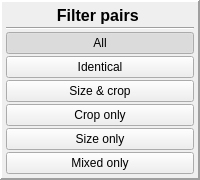
        <widget class="QFrame" name="frame_2">
         <property name="sizePolicy">
          <sizepolicy hsizetype="Fixed" vsizetype="Preferred">
           <horstretch>0</horstretch>
           <verstretch>0</verstretch>
          </sizepolicy>
         </property>
         <property name="frameShape">
          <enum>QFrame::Panel</enum>
         </property>
         <property name="frameShadow">
          <enum>QFrame::Raised</enum>
         </property>
         <property name="lineWidth">
          <number>2</number>
         </property>
         <layout class="QVBoxLayout" name="verticalLayout_5">
          <property name="spacing">
           <number>2</number>
          </property>
          <property name="leftMargin">
           <number>4</number>
          </property>
          <property name="topMargin">
           <number>4</number>
          </property>
          <property name="rightMargin">
           <number>4</number>
          </property>
          <property name="bottomMargin">
           <number>4</number>
          </property>
          <item>
           <widget class="QLabel" name="label">
            <property name="sizePolicy">
             <sizepolicy hsizetype="Preferred" vsizetype="Maximum">
              <horstretch>0</horstretch>
              <verstretch>0</verstretch>
             </sizepolicy>
            </property>
            <property name="font">
             <font>
              <pointsize>12</pointsize>
              <weight>75</weight>
              <bold>true</bold>
             </font>
            </property>
            <property name="text">
             <string>Filter pairs </string>
            </property>
            <property name="alignment">
             <set>Qt::AlignCenter</set>
            </property>
           </widget>
          </item>
          <item>
           <widget class="Line" name="line_5">
            <property name="sizePolicy">
             <sizepolicy hsizetype="Minimum" vsizetype="Expanding">
              <horstretch>0</horstretch>
              <verstretch>0</verstretch>
             </sizepolicy>
            </property>
            <property name="orientation">
             <enum>Qt::Horizontal</enum>
            </property>
           </widget>
          </item>
          <item>
           <widget class="QPushButton" name="push_show_all">
            <property name="sizePolicy">
             <sizepolicy hsizetype="Preferred" vsizetype="Fixed">
              <horstretch>0</horstretch>
              <verstretch>0</verstretch>
             </sizepolicy>
            </property>
            <property name="minimumSize">
             <size>
              <width>30</width>
              <height>0</height>
             </size>
            </property>
            <property name="focusPolicy">
             <enum>Qt::NoFocus</enum>
            </property>
            <property name="text">
             <string>All</string>
            </property>
            <property name="checkable">
             <bool>true</bool>
            </property>
            <property name="checked">
             <bool>true</bool>
            </property>
            <attribute name="buttonGroup">
             <string notr="true">filter_buttons</string>
            </attribute>
           </widget>
          </item>
          <item>
           <widget class="QPushButton" name="push_show_identical">
            <property name="sizePolicy">
             <sizepolicy hsizetype="Preferred" vsizetype="Fixed">
              <horstretch>0</horstretch>
              <verstretch>0</verstretch>
             </sizepolicy>
            </property>
            <property name="minimumSize">
             <size>
              <width>30</width>
              <height>0</height>
             </size>
            </property>
            <property name="focusPolicy">
             <enum>Qt::NoFocus</enum>
            </property>
            <property name="text">
             <string>Identical</string>
            </property>
            <property name="checkable">
             <bool>true</bool>
            </property>
            <property name="checked">
             <bool>false</bool>
            </property>
            <attribute name="buttonGroup">
             <string notr="true">filter_buttons</string>
            </attribute>
           </widget>
          </item>
          <item>
           <widget class="QPushButton" name="push_show_size_and_crop">
            <property name="sizePolicy">
             <sizepolicy hsizetype="Preferred" vsizetype="Fixed">
              <horstretch>0</horstretch>
              <verstretch>0</verstretch>
             </sizepolicy>
            </property>
            <property name="minimumSize">
             <size>
              <width>30</width>
              <height>0</height>
             </size>
            </property>
            <property name="focusPolicy">
             <enum>Qt::NoFocus</enum>
            </property>
            <property name="text">
             <string>Size &amp;&amp; crop</string>
            </property>
            <property name="checkable">
             <bool>true</bool>
            </property>
            <property name="checked">
             <bool>false</bool>
            </property>
            <attribute name="buttonGroup">
             <string notr="true">filter_buttons</string>
            </attribute>
           </widget>
          </item>
          <item>
           <widget class="QPushButton" name="push_show_crop_only">
            <property name="sizePolicy">
             <sizepolicy hsizetype="Preferred" vsizetype="Fixed">
              <horstretch>0</horstretch>
              <verstretch>0</verstretch>
             </sizepolicy>
            </property>
            <property name="minimumSize">
             <size>
              <width>30</width>
              <height>0</height>
             </size>
            </property>
            <property name="focusPolicy">
             <enum>Qt::NoFocus</enum>
            </property>
            <property name="text">
             <string>Crop only</string>
            </property>
            <property name="checkable">
             <bool>true</bool>
            </property>
            <property name="checked">
             <bool>false</bool>
            </property>
            <attribute name="buttonGroup">
             <string notr="true">filter_buttons</string>
            </attribute>
           </widget>
          </item>
          <item>
           <widget class="QPushButton" name="push_show_size_only">
            <property name="sizePolicy">
             <sizepolicy hsizetype="Preferred" vsizetype="Fixed">
              <horstretch>0</horstretch>
              <verstretch>0</verstretch>
             </sizepolicy>
            </property>
            <property name="minimumSize">
             <size>
              <width>30</width>
              <height>0</height>
             </size>
            </property>
            <property name="focusPolicy">
             <enum>Qt::NoFocus</enum>
            </property>
            <property name="text">
             <string>Size only</string>
            </property>
            <property name="iconSize">
             <size>
              <width>12</width>
              <height>12</height>
             </size>
            </property>
            <property name="checkable">
             <bool>true</bool>
            </property>
            <attribute name="buttonGroup">
             <string notr="true">filter_buttons</string>
            </attribute>
           </widget>
          </item>
          <item>
           <widget class="QPushButton" name="push_show_mixed_only">
            <property name="sizePolicy">
             <sizepolicy hsizetype="Preferred" vsizetype="Fixed">
              <horstretch>0</horstretch>
              <verstretch>0</verstretch>
             </sizepolicy>
            </property>
            <property name="minimumSize">
             <size>
              <width>30</width>
              <height>0</height>
             </size>
            </property>
            <property name="focusPolicy">
             <enum>Qt::NoFocus</enum>
            </property>
            <property name="text">
             <string>Mixed only</string>
            </property>
            <property name="iconSize">
             <size>
              <width>12</width>
              <height>12</height>
             </size>
            </property>
            <property name="checkable">
             <bool>true</bool>
            </property>
            <attribute name="buttonGroup">
             <string notr="true">filter_buttons</string>
            </attribute>
           </widget>
          </item>
         </layout>
        </widget>
